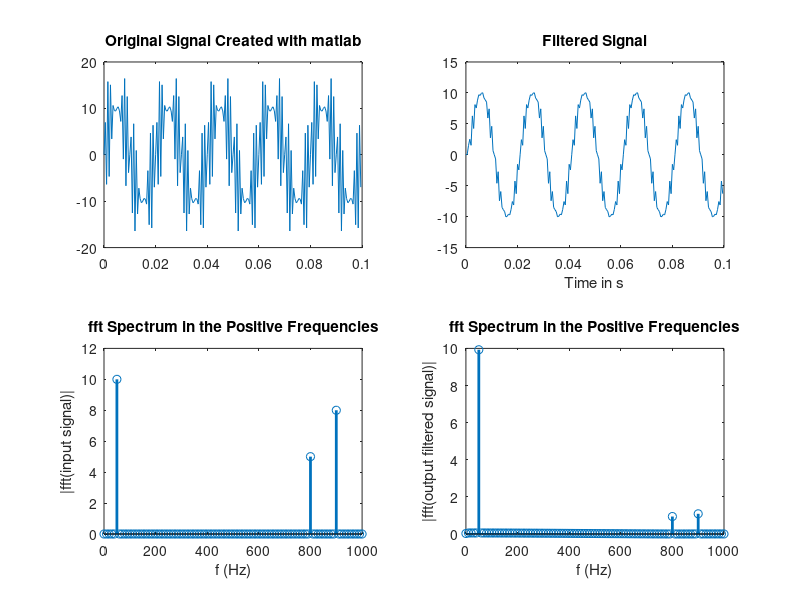

Source code (MATLAB):
%---------------------------------------------------------------------------------------------------
% Name Lamin Jammeh
% CLass: EE417 Summer 2024
% Lesson 10 HW Question 3
% Group: Ron Kalin/ Lamin Jammeh
% Project Description: The verilog coeff are used for creating the filter 
%---------------------------------------------------------------------------------------------------

% Defining the parameters of the synthetic input signal:
% Creating a sine signal 

fs   = 2000;     % the sampling frequency = 2KHz
fmax = fs/2;     % Maximum fundamental frequency that can be sampled by fs

f1 = 50;       % frequency f1 is 50Hz     
f2 = 800;      % frequency f2 is 800Hz 
f3 = 900;      % frequency f3 is 900Hz

A1 = 10;       % Amplitude of the sine wave s1
A2 = 5;        % Amplitude of the sine wave s2 
A3 = 8;        % Amplitide of the sine wave s3   

L = 200;       % the number of samples

t = (0:L-1)/fs;           % Generating the time vector for L samples

s = A1*sin(2*pi*t*f1) + A2*sin(2*pi*t*f2) + A3*sin(2*pi*t*f3)

%--------------------------------------------------------------------------
% Defining the filter parameters:
% Use the filter coeff from verilog and create Sampling signal in matlab

fc = 400;      % the filter cutoff frequency is 400Hz
Wn = fc/fmax;  % Wn = fc/fmax
order = 4;     % the order of the filter

coeff = fir1(order,Wn,'low');   % low pass filter
%coeff = fir1(order,Wn,'high');   % high pass filter
%coeff = [3, 7, 20, 7, 3];           % same coefficient used in verilog code

%--------------------------------------------------------------------------
%              Filtering the signal using 3 approaches
%--------------------------------------------------------------------------
% 1. Filtering the signal in MATLAB using the 'filter' function:

output_signal = filter(coeff,1,s);

% Plotting the input signal & the filtered signals in the time domain

subplot(2,2,1)
plot(t,s)
title("Original Signal Created with matlab")
subplot(2,2,2)
plot(t,output_signal)
title("Filtered Signal")
xlabel("Time in s")

%-------------------------------------------------------------------------
% Creating the fft for the signals:

f = fs/L*(0:(L/2));

Y = fft(s);
P2 = abs(Y/L);
P1 = P2(1:L/2+1);
P1(2:end-1) = 2*P1(2:end-1);

Y_out = fft(output_signal);
P2_out = abs(Y_out/L);
P1_out = P2_out(1:L/2+1);
P1_out(2:end-1) = 2*P1_out(2:end-1);



subplot(2,2,3)
stem(f,P1,"LineWidth",2)
title("fft Spectrum in the Positive Frequencies")
xlabel("f (Hz)")
ylabel("|fft(input signal)|")

subplot(2,2,4)
stem(f,P1_out,"LineWidth",2)
title("fft Spectrum in the Positive Frequencies")
xlabel("f (Hz)")
ylabel("|fft(output filtered signal)|")


%--------------------------------------------------------------------------